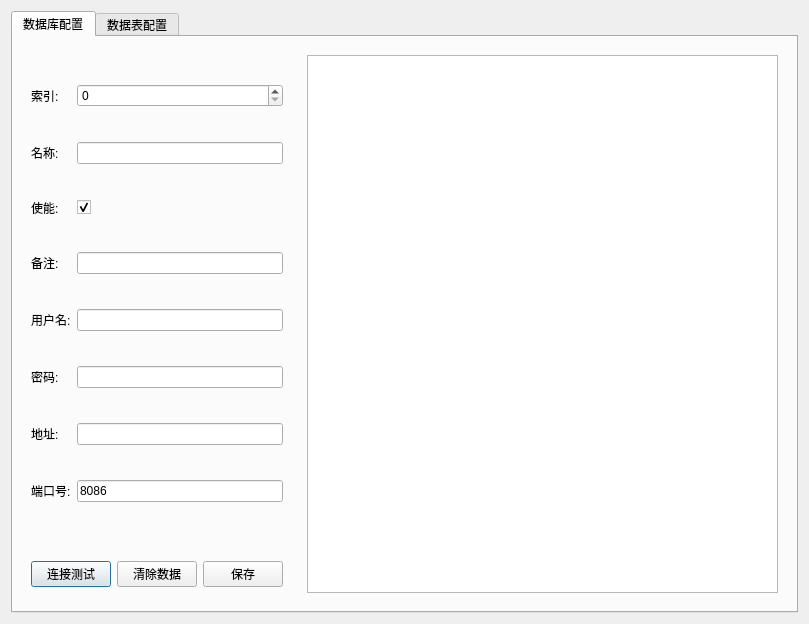
<?xml version="1.0" encoding="UTF-8"?>
<ui version="4.0">
 <class>ConfigDialog</class>
 <widget class="QDialog" name="ConfigDialog">
  <property name="geometry">
   <rect>
    <x>0</x>
    <y>0</y>
    <width>809</width>
    <height>624</height>
   </rect>
  </property>
  <property name="cursor">
   <cursorShape>ArrowCursor</cursorShape>
  </property>
  <property name="windowTitle">
   <string>INFLUXDB数据库配置界面</string>
  </property>
  <property name="windowIcon">
   <iconset resource="image.qrc">
    <normaloff>:/influxDb.png</normaloff>:/influxDb.png</iconset>
  </property>
  <layout class="QGridLayout" name="gridLayout">
   <item row="0" column="0">
    <widget class="QTabWidget" name="tabWidget">
     <property name="currentIndex">
      <number>0</number>
     </property>
     <property name="tabBarAutoHide">
      <bool>true</bool>
     </property>
     <widget class="QWidget" name="Tab1">
      <attribute name="title">
       <string>数据库配置</string>
      </attribute>
      <layout class="QGridLayout" name="gridLayout_7" rowstretch="9,1" columnstretch="3,7">
       <item row="0" column="0">
        <widget class="QWidget" name="widget_4" native="true">
         <layout class="QGridLayout" name="gridLayout_2">
          <item row="0" column="0">
           <widget class="QLabel" name="Label">
            <property name="text">
             <string>索引:</string>
            </property>
           </widget>
          </item>
          <item row="0" column="1">
           <widget class="QSpinBox" name="index1">
            <property name="minimum">
             <number>0</number>
            </property>
           </widget>
          </item>
          <item row="1" column="0">
           <widget class="QLabel" name="Label_2">
            <property name="text">
             <string>名称:</string>
            </property>
           </widget>
          </item>
          <item row="1" column="1">
           <widget class="QLineEdit" name="name1"/>
          </item>
          <item row="2" column="0">
           <widget class="QLabel" name="Label_3">
            <property name="text">
             <string>使能:</string>
            </property>
           </widget>
          </item>
          <item row="2" column="1">
           <widget class="QCheckBox" name="enable1">
            <property name="checked">
             <bool>true</bool>
            </property>
           </widget>
          </item>
          <item row="3" column="0">
           <widget class="QLabel" name="Label_4">
            <property name="text">
             <string>备注:</string>
            </property>
           </widget>
          </item>
          <item row="3" column="1">
           <widget class="QLineEdit" name="desc1"/>
          </item>
          <item row="4" column="0">
           <widget class="QLabel" name="Label_5">
            <property name="text">
             <string>用户名:</string>
            </property>
           </widget>
          </item>
          <item row="4" column="1">
           <widget class="QLineEdit" name="username"/>
          </item>
          <item row="5" column="0">
           <widget class="QLabel" name="Label_6">
            <property name="text">
             <string>密码:</string>
            </property>
           </widget>
          </item>
          <item row="5" column="1">
           <widget class="QLineEdit" name="password"/>
          </item>
          <item row="6" column="0">
           <widget class="QLabel" name="Label_7">
            <property name="text">
             <string>地址:</string>
            </property>
           </widget>
          </item>
          <item row="6" column="1">
           <widget class="QLineEdit" name="address"/>
          </item>
          <item row="7" column="0">
           <widget class="QLabel" name="Label_8">
            <property name="text">
             <string>端口号:</string>
            </property>
           </widget>
          </item>
          <item row="7" column="1">
           <widget class="QLineEdit" name="port">
            <property name="styleSheet">
             <string notr="true">默认:8086</string>
            </property>
            <property name="text">
             <string>8086</string>
            </property>
           </widget>
          </item>
         </layout>
        </widget>
       </item>
       <item row="0" column="1" rowspan="2">
        <widget class="QWidget" name="widget_5" native="true">
         <layout class="QGridLayout" name="gridLayout_3">
          <item row="0" column="0">
           <widget class="QTableView" name="tableView1">
            <property name="enabled">
             <bool>true</bool>
            </property>
            <property name="lineWidth">
             <number>1</number>
            </property>
            <property name="editTriggers">
             <set>QAbstractItemView::NoEditTriggers</set>
            </property>
           </widget>
          </item>
         </layout>
        </widget>
       </item>
       <item row="1" column="0">
        <widget class="QWidget" name="widget_6" native="true">
         <layout class="QHBoxLayout" name="horizontalLayout">
          <item>
           <widget class="QPushButton" name="connectTest">
            <property name="text">
             <string>连接测试</string>
            </property>
           </widget>
          </item>
          <item>
           <widget class="QPushButton" name="clearDataBase">
            <property name="text">
             <string>清除数据</string>
            </property>
           </widget>
          </item>
          <item>
           <widget class="QPushButton" name="saveDataBase">
            <property name="text">
             <string>保存</string>
            </property>
           </widget>
          </item>
         </layout>
        </widget>
       </item>
      </layout>
     </widget>
     <widget class="QWidget" name="Tab2">
      <attribute name="title">
       <string>数据表配置</string>
      </attribute>
      <layout class="QGridLayout" name="gridLayout_6" rowstretch="9,1" columnstretch="3,7">
       <item row="0" column="0">
        <widget class="QWidget" name="widget" native="true">
         <layout class="QGridLayout" name="gridLayout_4">
          <item row="0" column="0">
           <widget class="QLabel" name="Label_15">
            <property name="text">
             <string>索引:</string>
            </property>
           </widget>
          </item>
          <item row="0" column="1">
           <widget class="QSpinBox" name="index2">
            <property name="minimum">
             <number>0</number>
            </property>
           </widget>
          </item>
          <item row="1" column="0">
           <widget class="QLabel" name="label_3">
            <property name="text">
             <string>数据库:</string>
            </property>
           </widget>
          </item>
          <item row="1" column="1">
           <widget class="QComboBox" name="dataBase"/>
          </item>
          <item row="2" column="0">
           <widget class="QLabel" name="Label_16">
            <property name="text">
             <string>数据表:</string>
            </property>
           </widget>
          </item>
          <item row="2" column="1">
           <widget class="QComboBox" name="name2">
            <property name="editable">
             <bool>true</bool>
            </property>
           </widget>
          </item>
          <item row="3" column="0">
           <widget class="QLabel" name="Label_17">
            <property name="text">
             <string>使能:</string>
            </property>
           </widget>
          </item>
          <item row="3" column="1">
           <widget class="QCheckBox" name="enable2">
            <property name="checked">
             <bool>true</bool>
            </property>
           </widget>
          </item>
          <item row="4" column="0">
           <widget class="QLabel" name="label">
            <property name="text">
             <string>采样频率:</string>
            </property>
           </widget>
          </item>
          <item row="4" column="1">
           <widget class="QSpinBox" name="frequency">
            <property name="minimum">
             <number>1000</number>
            </property>
            <property name="maximum">
             <number>999999999</number>
            </property>
            <property name="singleStep">
             <number>100</number>
            </property>
           </widget>
          </item>
          <item row="5" column="0">
           <widget class="QLabel" name="Label_18">
            <property name="text">
             <string>备注:</string>
            </property>
           </widget>
          </item>
          <item row="5" column="1">
           <widget class="QLineEdit" name="desc2"/>
          </item>
         </layout>
        </widget>
       </item>
       <item row="1" column="0">
        <widget class="QWidget" name="widget_3" native="true">
         <layout class="QHBoxLayout" name="horizontalLayout_2">
          <item>
           <widget class="QPushButton" name="getDataTest">
            <property name="text">
             <string>写值测试</string>
            </property>
           </widget>
          </item>
          <item>
           <widget class="QPushButton" name="clearDataTable">
            <property name="text">
             <string>清除数据</string>
            </property>
           </widget>
          </item>
          <item>
           <widget class="QPushButton" name="saveDataTable">
            <property name="text">
             <string>保存</string>
            </property>
           </widget>
          </item>
         </layout>
        </widget>
       </item>
       <item row="0" column="1" rowspan="2">
        <widget class="QWidget" name="widget_2" native="true">
         <layout class="QGridLayout" name="gridLayout_5">
          <item row="0" column="0">
           <widget class="QTableView" name="tableView2"/>
          </item>
         </layout>
        </widget>
       </item>
      </layout>
     </widget>
    </widget>
   </item>
  </layout>
 </widget>
 <resources>
  <include location="image.qrc"/>
 </resources>
 <connections/>
</ui>
